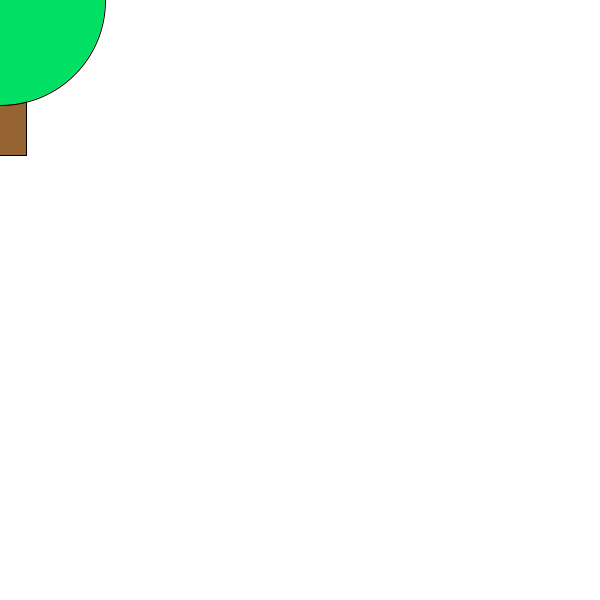
Frame 1 (no input)
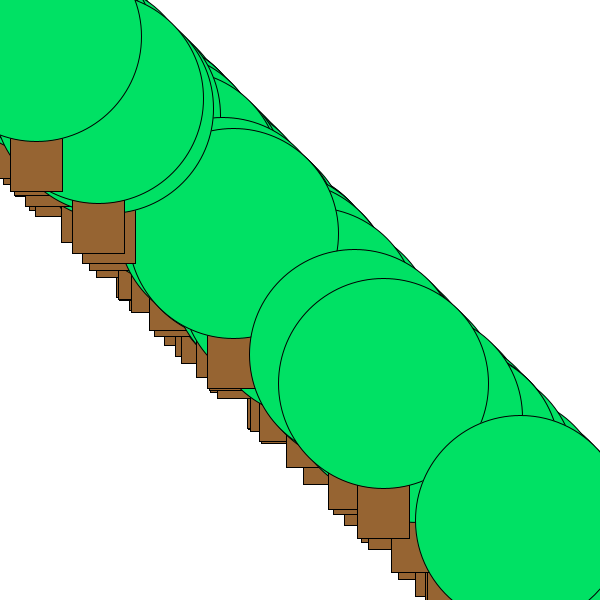
Frame 60 (the mouse pressed at the canvas centre just before this capture)
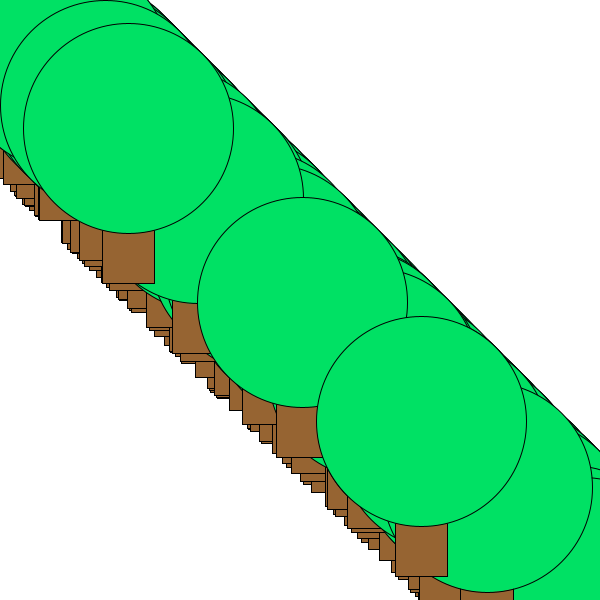
Frame 120 (the mouse held since frame 60 and released just before this capture)

The Processing sketch that drew these frames (run headless with seeded random() and noise(); from frame 60 on, the mouse is pressed at the canvas centre):

// Processing sketch: Week_1_
// ── Week_1_.pde
int bgColor = 255;
float treePosition; 
int treeSize;

void setup(){
  //first parameter is width, second is height
  size(600, 600);
  background(bgColor);
  
  treePosition = width*random(0,0);
  treeSize = int(width*0.35);
  
  //prints to the console
  println(treePosition);
}

void draw (){
  //ellipse(x position, y position, width, height)
  //fill(0, 100, 100);
  //ellipse(200,200,100,100);
  
  //fill(0,40,100);
  //rect(100,100,100,50);
  
  //this draws our rectangle from the center
  rectMode(CENTER);
  fill(150, 100, 50);
  rect(treePosition, treePosition + 50, treeSize *.25, treeSize);
  
  fill(0, 225, 100);
  ellipse(treePosition, treePosition, treeSize, treeSize);
  
  treePosition = width*random(0,1);
}
